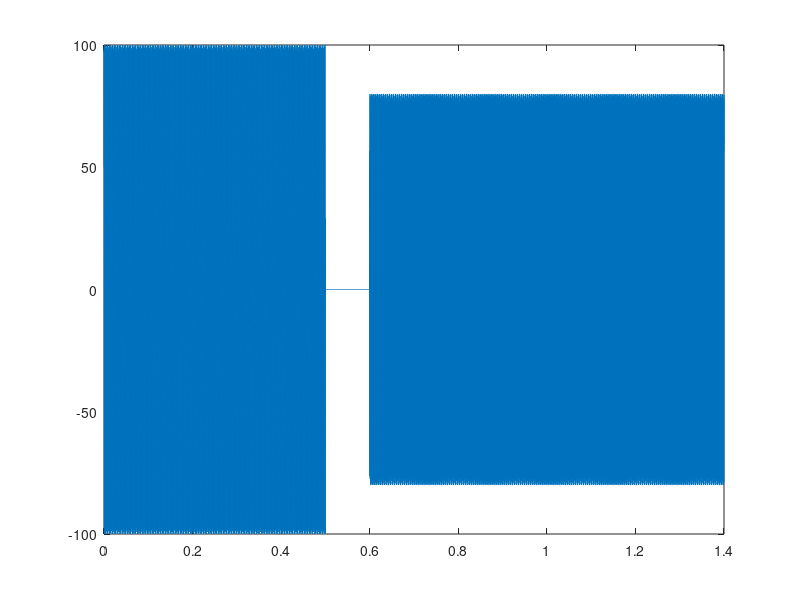

The MATLAB source for this figure: (Note: this script raises an error after producing the figure.)

%% 2.2 D-to-A Conversion

fsamp = 11025;

t1 = 0 : 1/fsamp : 0.5;
x1 = 100 * cos(2*pi*800*t1 - (pi/3));
t2 = 0 : 1/fsamp : 0.8;
x2 = 80 * cos(2*pi*1200*t2 + (pi/4));

% function [xx, tt] = syn_sin(fk, Xk, fs, dur, tstart)
% [x, tt] = syn_sin([800, 1200], [100, 80], fsamp, 3, 0);

% plot(tt, x1)
% hold on
% grid on
% plot(tt, x2)

% soundsc(x1)
% soundsc(x2)

xx = [x1, zeros(1,1100), x2];
tt = (1/11025)*(1:length(xx));
plot(tt, xx)
xline(0.5+0.1, 'r');

%% 2.3 Structures in MATLAB
x.Amp = 7;
x.phase = -pi/2;
x.freq = 100;
x.fs = 11025;
x.timeInterval = 0 : (1/x.fs) : 0.05;
x.values = x.Amp * cos(2*pi*(x.freq) * (x.timeInterval) + x.phase);
x.name = 'My Signal';
% x		% echo contents of structure "x"
plot(x.timeInterval, x.values)
grid on
title(x.name)